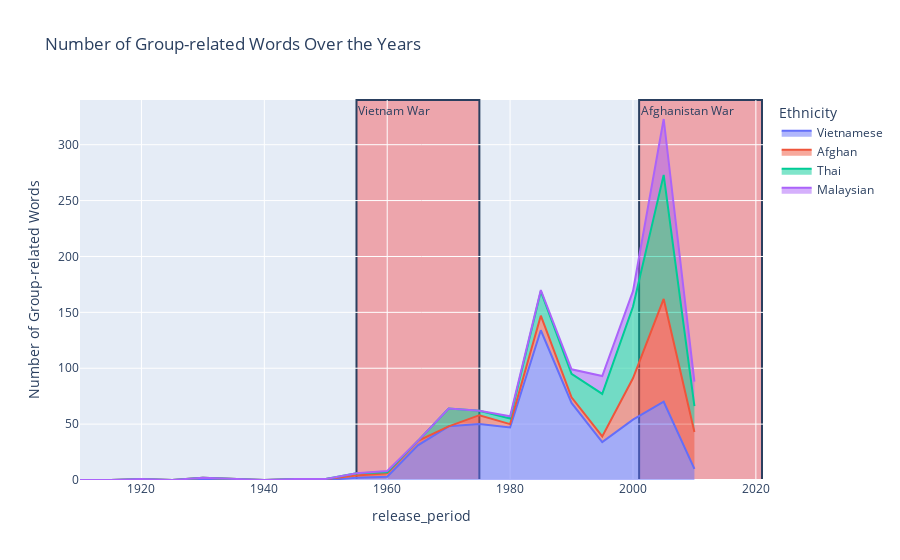

Write notebook code for a chart like this one.
### Markdown cell above
The cold war period seems to have a delayed increase in representation after 1960, which sustains itself through the conflict. While Russian representation keeps rising afterward, the comparison with a few east european countries suggest that this is not only due to the rise of total number of films.

### Code cell
ethnicities=['Vietnamese','Afghan','Thai','Malaysian']
plot_occurrences(df_sum, ethmerged, ethnicities, 1,[
    ('1955', '1975', 'Vietnam War'),('2001', '2021', 'Afghanistan War')
])

### Figure 1 — Plotly figure (JSON) as saved in the notebook; plotly's stock layout.template omitted (floating-point values rounded to 4 significant figures)
{"data": [{"fillpattern": {"shape": ""}, "hovertemplate": "Ethnicity=Vietnamese<br>release_period=%{x}<br>Number of Group-related Words=%{y}<extra></extra>", "legendgroup": "Vietnamese", "line": {"color": "#636efa"}, "marker": {"symbol": "circle"}, "mode": "lines", "name": "Vietnamese", "orientation": "v", "showlegend": true, "stackgroup": "1", "type": "scatter", "x": [1910, 1915, 1920, 1925, 1930, 1935, 1940, 1945, 1950, 1955, 1960, 1965, 1970, 1975, 1980, 1985, 1990, 1995, 2000, 2005, 2010], "xaxis": "x", "y": [0, 0, 0, 0, 0, 0, 0, 0, 0, 2, 3, 31, 48, 50, 47, 134, 69, 34, 54, 70, 10], "yaxis": "y"}, {"fillpattern": {"shape": ""}, "hovertemplate": "Ethnicity=Afghan<br>release_period=%{x}<br>Number of Group-related Words=%{y}<extra></extra>", "legendgroup": "Afghan", "line": {"color": "#EF553B"}, "marker": {"symbol": "circle"}, "mode": "lines", "name": "Afghan", "orientation": "v", "showlegend": true, "stackgroup": "1", "type": "scatter", "x": [1910, 1915, 1920, 1925, 1930, 1935, 1940, 1945, 1950, 1955, 1960, 1965, 1970, 1975, 1980, 1985, 1990, 1995, 2000, 2005, 2010], "xaxis": "x", "y": [0, 0, 1, 0, 2, 1, 0, 1, 1, 2, 3, 4, 0, 8, 3, 13, 5, 5, 37, 92, 33], "yaxis": "y"}, {"fillpattern": {"shape": ""}, "hovertemplate": "Ethnicity=Thai<br>release_period=%{x}<br>Number of Group-related Words=%{y}<extra></extra>", "legendgroup": "Thai", "line": {"color": "#00cc96"}, "marker": {"symbol": "circle"}, "mode": "lines", "name": "Thai", "orientation": "v", "showlegend": true, "stackgroup": "1", "type": "scatter", "x": [1910, 1915, 1920, 1925, 1930, 1935, 1940, 1945, 1950, 1955, 1960, 1965, 1970, 1975, 1980, 1985, 1990, 1995, 2000, 2005, 2010], "xaxis": "x", "y": [0, 0, 0, 0, 0, 0, 0, 0, 0, 2, 1, 0, 16, 4, 5, 22, 21, 38, 64, 111, 23], "yaxis": "y"}, {"fillpattern": {"shape": ""}, "hovertemplate": "Ethnicity=Malaysian<br>release_period=%{x}<br>Number of Group-related Words=%{y}<extra></extra>", "legendgroup": "Malaysian", "line": {"color": "#ab63fa"}, "marker": {"symbol": "circle"}, "mode": "lines", "name": "Malaysian", "orientation": "v", "showlegend": true, "stackgroup": "1", "type": "scatter", "x": [1910, 1915, 1920, 1925, 1930, 1935, 1940, 1945, 1950, 1955, 1960, 1965, 1970, 1975, 1980, 1985, 1990, 1995, 2000, 2005, 2010], "xaxis": "x", "y": [0, 0, 0, 0, 0, 0, 0, 0, 0, 0, 1, 0, 0, 0, 2, 1, 4, 16, 14, 50, 22], "yaxis": "y"}], "layout": {"annotations": [{"showarrow": false, "text": "Vietnam War", "x": "1955", "xanchor": "left", "xref": "x", "y": 1, "yanchor": "top", "yref": "y domain"}, {"showarrow": false, "text": "Afghanistan War", "x": "2001", "xanchor": "left", "xref": "x", "y": 1, "yanchor": "top", "yref": "y domain"}], "legend": {"title": {"text": "Ethnicity"}, "tracegroupgap": 0}, "shapes": [{"fillcolor": "rgba(255, 0, 0, 0.3)", "layer": "below", "type": "rect", "x0": "1955", "x1": "1975", "xref": "x", "y0": 0, "y1": 1, "yref": "y domain"}, {"fillcolor": "rgba(255, 0, 0, 0.3)", "layer": "below", "type": "rect", "x0": "2001", "x1": "2021", "xref": "x", "y0": 0, "y1": 1, "yref": "y domain"}], "title": {"text": "Number of Group-related Words Over the Years "}, "xaxis": {"anchor": "y", "domain": [0, 1], "title": {"text": "release_period"}}, "yaxis": {"anchor": "x", "domain": [0, 1], "title": {"text": "Number of Group-related Words"}}}}
